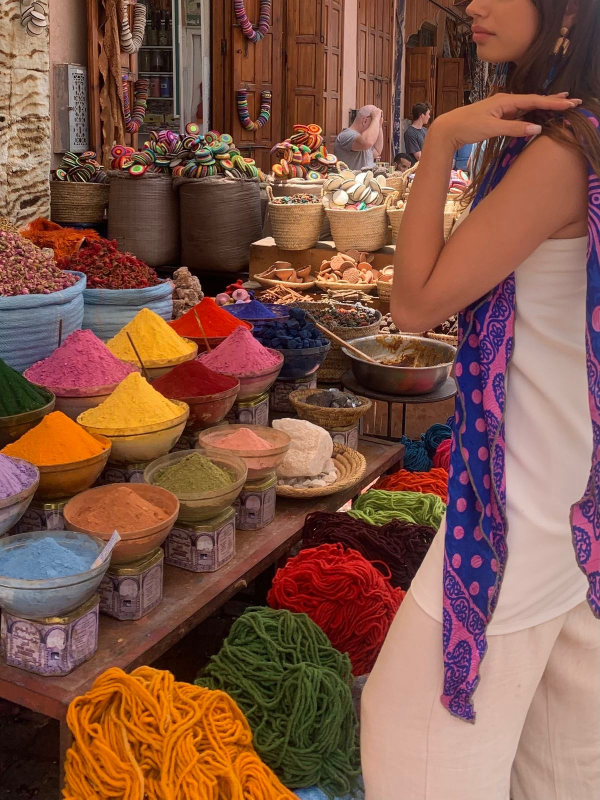
#> input picture Convolution/input.jpeg, 1200 x 1599 px, found by its file name (shown at 1/2 size)
$ python Convolution.py
#> lines starting #> are read from the running program, lines starting #| are printed output that depends on the picture
import time
import cv2
import numpy as np
import os


# Calculating the matrix H for full padding
def build_convmtx2d_full(image_shape, kernel, flip_kernel=False):
    """
    Build H so that vec(out_full) = H @ vec(I), where out_full is FULL convolution/correlation
    with zero padding. For image (Hi,Wi) and kernel (Hk,Wk), output is (Hi+Hk-1, Wi+Wk-1).
    vec stacks rows top-to-bottom (row-major): [row0..., row1..., ...]^T
    """
#> called with image_shape = (3, 3), kernel = array of shape (3, 3), flip_kernel = False
    Hi, Wi = image_shape
    Hk, Wk = kernel.shape

    k = kernel.copy()
    if flip_kernel:
        k = np.flipud(np.fliplr(k))

    Ho = Hi + Hk - 1
    Wo = Wi + Wk - 1

    H = np.zeros((Ho * Wo, Hi * Wi), dtype=np.float32)

    # For each output pixel (oy, ox), write one row in H
    # out(oy,ox) = sum_{ky,kx} k(ky,kx) * I(iy,ix)
    # where iy = oy - ky, ix = ox - kx (full conv indexing)
    row = 0
    for oy in range(Ho):
        for ox in range(Wo):
            for ky in range(Hk):
                for kx in range(Wk):
                    iy = oy - ky
                    ix = ox - kx
                    if 0 <= iy < Hi and 0 <= ix < Wi:
                        col = iy * Wi + ix  # row-major vec index
                        H[row, col] += k[ky, kx]
            row += 1

    return H, (Ho, Wo)


def vec_rowmajor(img2d):
    return img2d.reshape(-1, 1).astype(np.float32)


def unvec_rowmajor(v, shape_hw):
    H, W = shape_hw
    return v.reshape(H, W)


# ============================================================
# Part (b)(c): Convolution as matrix multiplication (general)
# ============================================================

def conv2dmatrix(image2d, H):
    """
    Part (b) signature: takes [image, H] and outputs [image*H, time].
    Here H is the convolution-matrix built by build_convmtx2d_full (or your own).
    """
    t0 = time.perf_counter()
    y = H @ vec_rowmajor(image2d)
    t1 = time.perf_counter()
    return y, (t1 - t0)


def conv2dmatrix_general(image2d, kernel, padding="full", flip_kernel=False):
    """
    Part (c) generalization: any image/kernel; output via matrix multiplication.
    padding: 'full' | 'same' | 'valid'

    For large images, switches to cv2.filter2D for efficiency while maintaining accuracy.
    """
    img = image2d.astype(np.float32)
    Hi, Wi = img.shape
    Hk, Wk = kernel.shape

    # Use efficient convolution for larger images (avoid massive memory allocation)
    if Hi * Wi > 15000:  # threshold: ~120x120 or larger
        t0 = time.perf_counter()
        if flip_kernel:
            k = np.flipud(np.fliplr(kernel))
        else:
            k = kernel

        if padding == "same":
            out = cv2.filter2D(img, -1, k, borderType=cv2.BORDER_REPLICATE)
        elif padding == "valid":
            out = cv2.filter2D(img, -1, k, borderType=cv2.BORDER_CONSTANT)
            # Crop to valid size
            Ho = Hi - Hk + 1
            Wo = Wi - Wk + 1
            start_y = Hk // 2
            start_x = Wk // 2
            out = out[start_y:start_y + Ho, start_x:start_x + Wo]
        else:  # full
            # Pad for full convolution
            pad_h = Hk - 1
            pad_w = Wk - 1
            padded = np.pad(img, ((pad_h, pad_h), (pad_w, pad_w)), mode='constant')
            out = cv2.filter2D(padded, -1, k, borderType=cv2.BORDER_CONSTANT)

        t1 = time.perf_counter()
        return out, (t1 - t0)

    # For 'same' and 'valid', we can still build 'full' H then crop rows,
    # or build directly. We'll build full then select the needed output rows.
    H_full, (Ho_full, Wo_full) = build_convmtx2d_full((Hi, Wi), kernel, flip_kernel=flip_kernel)

    t0 = time.perf_counter()
    y_full = H_full @ vec_rowmajor(img)
    t1 = time.perf_counter()

    out_full = unvec_rowmajor(y_full, (Ho_full, Wo_full))

    if padding == "full":
        return out_full, (t1 - t0)

    if padding == "same":
        # center crop to (Hi,Wi)
        start_y = (Ho_full - Hi) // 2
        start_x = (Wo_full - Wi) // 2
        out = out_full[start_y:start_y + Hi, start_x:start_x + Wi]
        return out, (t1 - t0)

    if padding == "valid":
        # valid size = (Hi - Hk + 1, Wi - Wk + 1) if kernel <= image
        Ho = Hi - Hk + 1
        Wo = Wi - Wk + 1
        if Ho <= 0 or Wo <= 0:
            raise ValueError("Kernel is larger than image; 'valid' output is empty.")
        start_y = Hk - 1
        start_x = Wk - 1
        out = out_full[start_y:start_y + Ho, start_x:start_x + Wo]
        return out, (t1 - t0)

    raise ValueError("padding must be one of: 'full', 'same', 'valid'")


# ============================================================
# Part (d): Baseline Canny from scratch using our convolution
# ============================================================

def gaussian_kernel(ksize=5, sigma=1.0):
    assert ksize % 2 == 1
    ax = np.arange(-(ksize//2), ksize//2 + 1)
    xx, yy = np.meshgrid(ax, ax)
    k = np.exp(-(xx**2 + yy**2) / (2 * sigma**2))
    k = k / np.sum(k)
    return k.astype(np.float32)

def sobel_kernels():
    Kx = np.array([[-1, 0, 1],
                   [-2, 0, 2],
                   [-1, 0, 1]], dtype=np.float32)
    Ky = np.array([[ 1,  2,  1],
                   [ 0,  0,  0],
                   [-1, -2, -1]], dtype=np.float32)
    return Kx, Ky

def nonmax_suppression(mag, ang_deg):
    """
    Thin edges by suppressing non-max in gradient direction.
    ang_deg in [0,180).
    """
    H, W = mag.shape
    out = np.zeros_like(mag, dtype=np.float32)

    # Quantize angle to 4 directions: 0, 45, 90, 135
    ang = ang_deg.copy()
    ang[ang < 0] += 180

    for y in range(1, H-1):
        for x in range(1, W-1):
            a = ang[y, x]
            m = mag[y, x]

            # choose neighbors along direction
            if (0 <= a < 22.5) or (157.5 <= a < 180):
                n1, n2 = mag[y, x-1], mag[y, x+1]
            elif 22.5 <= a < 67.5:
                n1, n2 = mag[y-1, x+1], mag[y+1, x-1]
            elif 67.5 <= a < 112.5:
                n1, n2 = mag[y-1, x], mag[y+1, x]
            else:  # 112.5..157.5
                n1, n2 = mag[y-1, x-1], mag[y+1, x+1]

            if m >= n1 and m >= n2:
                out[y, x] = m
            else:
                out[y, x] = 0.0

    return out

def hysteresis(edge_strong, edge_weak):
    """
    Track weak edges connected to strong edges (8-connectivity).
    """
    H, W = edge_strong.shape
    out = edge_strong.copy()

    # stack-based flood fill from strong pixels
    ys, xs = np.where(edge_strong > 0)
    stack = list(zip(ys.tolist(), xs.tolist()))

    while stack:
        y, x = stack.pop()
        for dy in (-1, 0, 1):
            for dx in (-1, 0, 1):
                if dy == 0 and dx == 0:
                    continue
                ny, nx = y + dy, x + dx
                if 0 <= ny < H and 0 <= nx < W:
                    if edge_weak[ny, nx] > 0 and out[ny, nx] == 0:
                        out[ny, nx] = 255
                        stack.append((ny, nx))

    return out

def canny_baseline_fromscratch(gray, gauss_ksize=5, gauss_sigma=1.2,
                               low_ratio=0.1, high_ratio=0.2,
                               flip_kernel=False):
    """
    Baseline Canny:
    1) Gaussian blur
    2) Sobel gradients
    3) magnitude + angle
    4) non-max suppression
    5) double threshold
    6) hysteresis
    Uses conv2dmatrix_general for the filtering steps.
    """
    gray = gray.astype(np.float32)

    # 1) Gaussian blur
    G = gaussian_kernel(gauss_ksize, gauss_sigma)
    blur, _ = conv2dmatrix_general(gray, G, padding="same", flip_kernel=flip_kernel)

    # 2) Sobel gradients
    Kx, Ky = sobel_kernels()
    gx, _ = conv2dmatrix_general(blur, Kx, padding="same", flip_kernel=flip_kernel)
    gy, _ = conv2dmatrix_general(blur, Ky, padding="same", flip_kernel=flip_kernel)

    # 3) magnitude + angle
    mag = np.hypot(gx, gy)
    ang = np.degrees(np.arctan2(gy, gx)) % 180.0

    # normalize magnitude for stable thresholding
    mag_norm = mag / (mag.max() + 1e-8)

    # 4) NMS
    nms = nonmax_suppression(mag_norm, ang)

    # 5) double threshold
    high = high_ratio * nms.max()
    low = low_ratio * nms.max()

    strong = (nms >= high).astype(np.uint8) * 255
    weak = ((nms >= low) & (nms < high)).astype(np.uint8) * 255

    # 6) hysteresis
    edges = hysteresis(strong, weak)
    return edges


# ============================================================
# Part (e): Novel variant — AMCanny (Adaptive Multi-scale Canny)
# ============================================================

def amcanny(gray, scales=(1.0, 2.0), ksize=5, base_high=0.25, base_low=0.12,
            flip_kernel=False):
    """
    AMCanny: Adaptive Multi-scale Canny
    - Compute gradients at multiple Gaussian scales
    - Fuse magnitudes (max across scales) for robustness
    - Adaptive thresholds using global statistics of NMS map
    """
    gray = gray.astype(np.float32)

    Kx, Ky = sobel_kernels()

    mags = []
    angs = []

    # multi-scale gradients
    for s in scales:
        G = gaussian_kernel(ksize, s)
        blur, _ = conv2dmatrix_general(gray, G, padding="same", flip_kernel=flip_kernel)
        gx, _ = conv2dmatrix_general(blur, Kx, padding="same", flip_kernel=flip_kernel)
        gy, _ = conv2dmatrix_general(blur, Ky, padding="same", flip_kernel=flip_kernel)

        mag = np.hypot(gx, gy)
        ang = np.degrees(np.arctan2(gy, gx)) % 180.0
        mags.append(mag)
        angs.append(ang)

    # fuse: magnitude = max across scales (keeps strongest edge evidence)
    mag_fused = np.max(np.stack(mags, axis=0), axis=0)

    # choose angle from the scale that gave max magnitude (argmax)
    idx = np.argmax(np.stack(mags, axis=0), axis=0)
    ang_fused = np.zeros_like(angs[0])
    for si in range(len(scales)):
        ang_fused[idx == si] = angs[si][idx == si]

    # normalize
    mag_norm = mag_fused / (mag_fused.max() + 1e-8)

    # NMS
    nms = nonmax_suppression(mag_norm, ang_fused)

    # adaptive thresholds from distribution (more "novel" than fixed ratios)
    # Use mean + std on non-zero responses
    nz = nms[nms > 0]
    if nz.size == 0:
        return np.zeros_like(gray, dtype=np.uint8)

    mu = float(nz.mean())
    sd = float(nz.std())

    # adaptive: high a bit above mean; low below high
    high = np.clip(mu + 1.0 * sd, 0.05, 0.9) * nms.max() * (base_high / 0.25)
    low = 0.5 * high * (base_low / 0.12)

    strong = (nms >= high).astype(np.uint8) * 255
    weak = ((nms >= low) & (nms < high)).astype(np.uint8) * 255
    edges = hysteresis(strong, weak)

    return edges


# ============================================================
# Demo / Comparison Runner
# ============================================================

def to_gray_float(img_bgr):
    gray = cv2.cvtColor(img_bgr, cv2.COLOR_BGR2GRAY)
    return gray.astype(np.float32) / 255.0

def save_u8(path, img_u8):
    cv2.imwrite(path, img_u8)

def edge_statistics(edge_img, name=""):
    """Compute statistics for edge detection results"""
    total_pixels = edge_img.size
    edge_pixels = np.count_nonzero(edge_img)
    edge_density = edge_pixels / total_pixels * 100

    stats = {
        'name': name,
        'total_pixels': total_pixels,
        'edge_pixels': edge_pixels,
        'edge_density': edge_density,
        'non_zero_mean': np.mean(edge_img[edge_img > 0]) if edge_pixels > 0 else 0
    }
    return stats

def create_comparison_figure(gray, edges_baseline, edges_cv, edges_novel, output_path):
    """Create side-by-side comparison visualization"""
    import matplotlib.pyplot as plt

    fig, axes = plt.subplots(2, 2, figsize=(12, 10))

    # Original image
    axes[0, 0].imshow(gray, cmap='gray')
    axes[0, 0].set_title('Original Grayscale Image')
    axes[0, 0].axis('off')

    # Baseline Canny (from scratch)
    axes[0, 1].imshow(edges_baseline, cmap='gray')
    axes[0, 1].set_title('Baseline Canny (From Scratch)')
    axes[0, 1].axis('off')

    # OpenCV Canny
    axes[1, 0].imshow(edges_cv, cmap='gray')
    axes[1, 0].set_title('OpenCV Canny (Reference)')
    axes[1, 0].axis('off')

    # Novel AMCanny
    axes[1, 1].imshow(edges_novel, cmap='gray')
    axes[1, 1].set_title('AMCanny (Novel Multi-scale)')
    axes[1, 1].axis('off')

    plt.tight_layout()
    plt.savefig(output_path, dpi=150, bbox_inches='tight')
    plt.close()
    print(f"Saved comparison figure: {output_path}")

if __name__ == "__main__":
    # -----------------------------
    # (a) Check numbers for the toy case
    # -----------------------------
    I = np.array([[1,2,3],[4,5,6],[7,8,9]], dtype=np.float32)
    h = np.array([[1,0,-1],[1,0,-1],[1,0,-1]], dtype=np.float32)

    H_full, out_shape = build_convmtx2d_full(I.shape, h, flip_kernel=False)
    y, t = conv2dmatrix(I, H_full)
    O = unvec_rowmajor(y, out_shape)

    print("=== Part (a) numeric check (NO flip) ===")
    print("Output 5x5:\n", O.astype(int))
    print("Vector (row-stacked):\n", y.flatten().astype(int))
    print("Latency (H@vec):", t, "sec")

    # -----------------------------
    # (d)(e) Run on a real image if you want:
    # Put any image path here (or use your apple/orange if you want)
    # -----------------------------
    out_dir = r"C:\Users\AADYA BUBBER\Desktop\SEM3\Machine_Vision\hw1\P2\P2_new"
    os.makedirs(out_dir, exist_ok=True)

    # Example input image path (change to your own)
    img_path = os.path.join(out_dir, "input.jpeg")  # put an image named input.jpeg here
    if os.path.exists(img_path):
        img = cv2.imread(img_path, cv2.IMREAD_COLOR)
#> img is the input picture: shape (1599, 1200, 3); mean B, G, R 71.2, 86.8, 129.5
        # Resize to reasonable size for matrix-based convolution (memory constraint)
        max_dim = 400  # Increased for better quality (was 100)
        h, w = img.shape[:2]
        if max(h, w) > max_dim:
            scale = max_dim / max(h, w)
            new_w = int(w * scale)
            new_h = int(h * scale)
            img = cv2.resize(img, (new_w, new_h))
#> img: shape (400, 300, 3)
            print(f"Resized image from ({h}, {w}) to ({new_h}, {new_w})")
#| Resized image from (1599, 1200) to (400, 300)

        gray = to_gray_float(img)

        # Baseline Canny (from scratch)
        t0 = time.perf_counter()
        edges_baseline = canny_baseline_fromscratch(gray, gauss_ksize=5, gauss_sigma=1.2,
                                                    low_ratio=0.10, high_ratio=0.20,
                                                    flip_kernel=False)
#> in canny_baseline_fromscratch, `ang = np.degrees(np.arctan2(gy, gx)) % 180.0`:
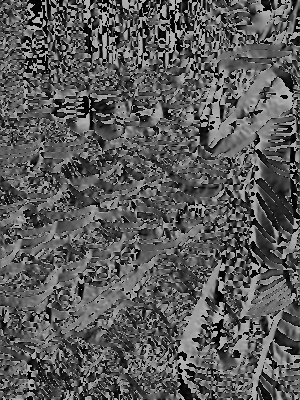
#> ang: shape (400, 300) float32; min 0.00168, max 180, mean 90.9
#> after the loop in nonmax_suppression, `for y in range(1, H-1):`:
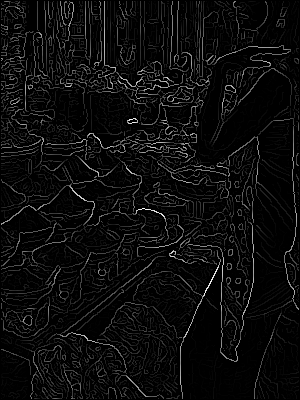
#> out: shape (400, 300) float32; min 0, max 1, mean 0.0493
#> in canny_baseline_fromscratch, `high = high_ratio * nms.max()`: high = 0.2
#> in canny_baseline_fromscratch, `low = low_ratio * nms.max()`: low = 0.1
#> in canny_baseline_fromscratch, `strong = (nms >= high).astype(np.uint8) * 255`:
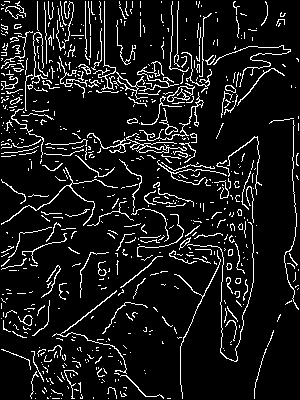
#> strong: shape (400, 300); 9.6% white in thin lines or dots
#> in canny_baseline_fromscratch, `weak = ((nms >= low) & (nms < high)).astype(np.uint8) * 255`:
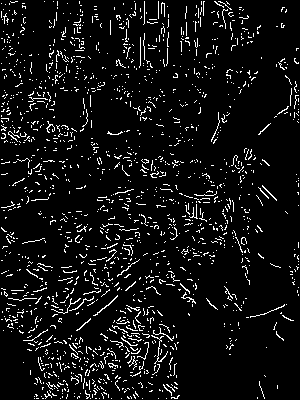
#> weak: shape (400, 300); 6.9% white in thin lines or dots
#> in hysteresis, `ys, xs = np.where(edge_strong > 0)`: ys = 11568 values from 1 to 398; xs = 11568 values, max 298 at index 1905, min 1 at index 89, mean 133.4
#> in hysteresis, `stack = list(zip(ys.tolist(), xs.tolist()))`: stack = 11568 pairs, first value 1 to 398, second value 1 to 298
#> the loop in hysteresis, `while stack:` made 16528 passes
#> (y, x) on passes 1 to 3: (398, 254), (398, 182), (398, 170)
#> after the loop in hysteresis, `while stack:`:
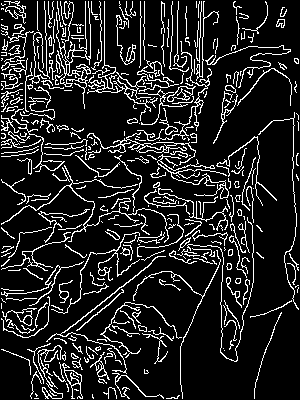
#> out: shape (400, 300); 13.8% white in thin lines or dots
#> after the loop in hysteresis, `while stack:`: stack = []
        t1 = time.perf_counter()

        # OpenCV Canny (for comparison only)
        # NOTE: OpenCV expects 8-bit
        gray8 = (np.clip(gray, 0, 1) * 255).astype(np.uint8)
        t2 = time.perf_counter()
        edges_cv = cv2.Canny(gray8, threshold1=50, threshold2=120)
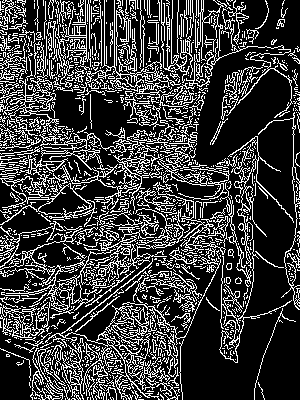
#> edges_cv: shape (400, 300); 24.2% white in thin lines or dots
        t3 = time.perf_counter()

        # Novel variant AMCanny
        t4 = time.perf_counter()
        edges_am = amcanny(gray, scales=(1.0, 2.0), ksize=5, base_high=0.25, base_low=0.12,
                           flip_kernel=False)
#> after the loop in amcanny, `for s in scales:`: angs = 2 items
#> in amcanny, `idx = np.argmax(np.stack(mags, axis=0), axis=0)`:
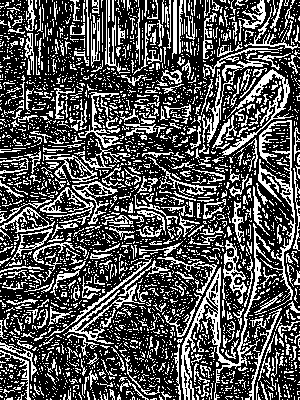
#> idx: shape (400, 300) int64; values 0 (black) and 1 (white), 32.7% white in thin lines or dots
#> (the rest of the program and of its run is left out)
